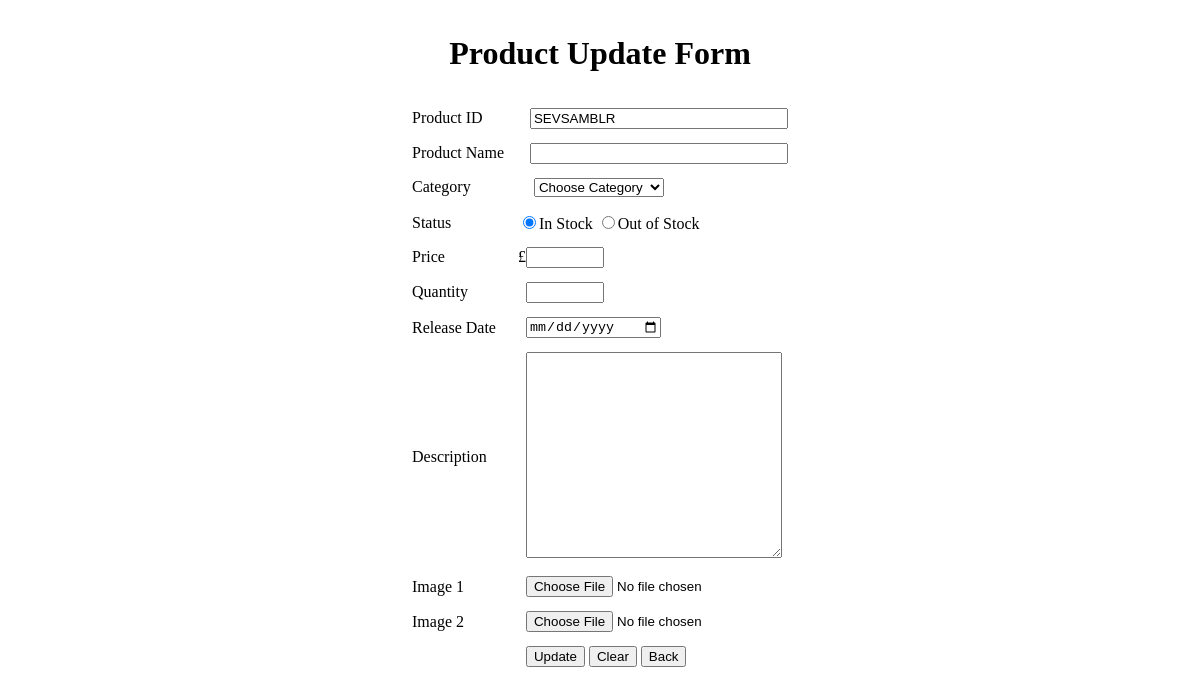
The app's page /product_update.php?product_id=SEVSAMBLR, older data.
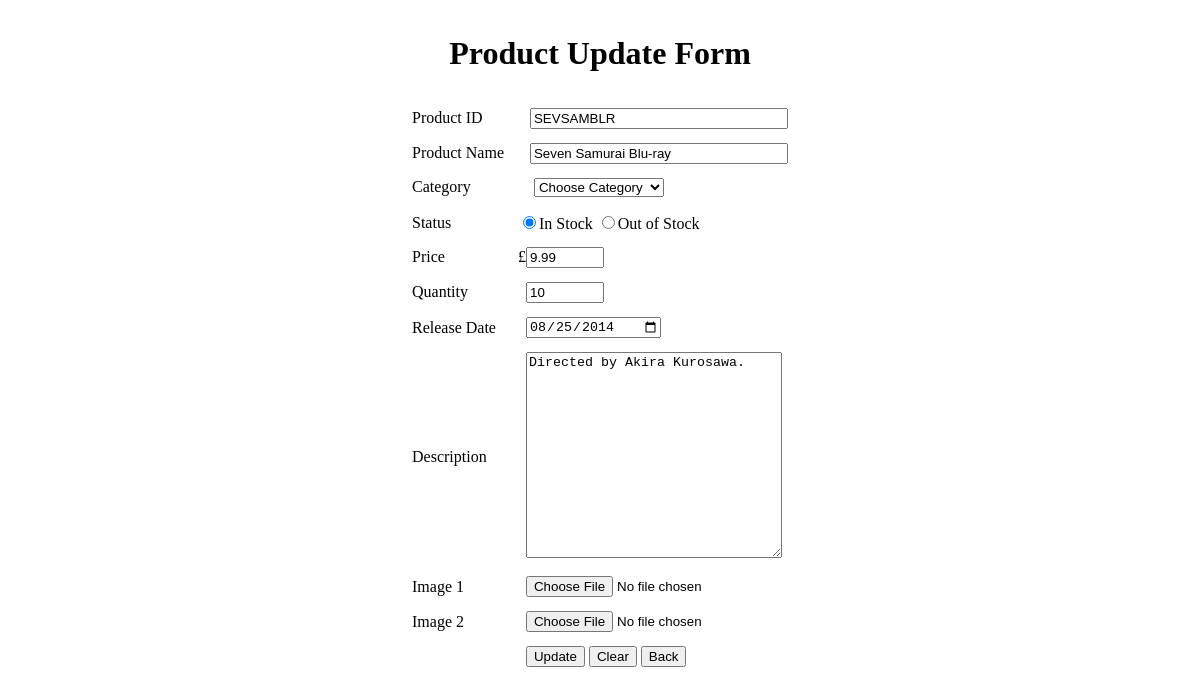
The same page, newer data.
### tables this page shows
CREATE TABLE `product` (
  `product_id` varchar(16) NOT NULL,
  `product_name` varchar(64) DEFAULT NULL,
  `product_price` decimal(16,2) DEFAULT NULL,
  `release_date` date DEFAULT NULL,
  `status` varchar(16) DEFAULT NULL,
  `image1` varchar(255) DEFAULT NULL,
  `image2` varchar(255) DEFAULT NULL,
  `description` varchar(255) DEFAULT NULL,
  `category_category_id` varchar(8) NOT NULL,
  `product_quantity` int(11) DEFAULT NULL
);

### product_update.php (the view, shortened to what this page needs)
<?php
	require ('include/connect.php');
	if (isset($_REQUEST['product_id']))
	{
		$productid=$_REQUEST['product_id'];
		$query="SELECT p.*,c.category_id
				FROM product p,category c
				WHERE product_id='$productid' AND c.category_id=p.category_category_id";
		$ret=mysqli_query($con,$query);
		$row=mysqli_fetch_array($ret);
		$txtproductname=$row['product_name'];
		$cbocategoryid=$row['category_category_id'];
		$txtprice=$row['product_price'];
		$txtquantity=$row['product_quantity'];
		$txtdescription=$row['description'];
		$releasedate=$row['release_date'];
		$image1=$row['image1'];
		$image2=$row['image2'];
	}
 ?>
 <!DOCTYPE html>
<html>
<head>
	<link rel="stylesheet" type="text/css" href="style.css">
</head>
<body>
	<form action="product_update.php" method="post" enctype="multipart/form-data">
	<table align="center" cellpadding="4">
	<tr>
		<td><h1>Product Update Form</h1></td>
	</tr>
	</table>
	<table align="center" cellpadding="6" >
	<tr>
		<td>Product ID</td>
		<td>&nbsp; &nbsp;<input type="text" name="txtproductid" value="<?php echo $productid ?>" style="width:250px";></td>
	</tr>
	<tr>
		<td>Product Name</td>
		<td>&nbsp; &nbsp;<input type="text" name="txtproductname" value="<?php echo $txtproductname ?>" style="width:250px";></td>
	</tr>
	<tr>
		<td>Category</td>
		<td>&nbsp; &nbsp;
			<select name="cbocategoryid" value="<?php echo $cbocategoryid ?>" style="width:130px";>
			<option>Choose Category</option>
			 ?></select>
		</td>
	</tr>
	<tr>
	<tr>
		<td>Status</td>
		<td>
			<input type="radio" name="rdostatus" value="In Stock" checked/>In Stock
			<input type="radio" name="rdostatus" value="Out of Stock"/>Out of Stock
		</td>
		</tr>
		<td>Price</td>
		<td>£<input type="number" name="txtprice" value="<?php echo $txtprice ?>" step="any" style="width:70px;"></td>
	</tr>
	<tr>
		<td>Quantity</td>
		<td>&nbsp;&nbsp;<input type="number" name="txtquantity" value="<?php echo $txtquantity ?>" style="width:70px";></td>
	</tr>
		<tr>
		<td>Release Date</td>
		<td>&nbsp;&nbsp;<input type="date" name="releasedate" value="<?php echo $releasedate ?>" style="width:130px";></td>
	</tr>
	<tr>
		<td>Description</td>
		<td>&nbsp;&nbsp;<textarea name="txtdescription" class="search" style="width:250px; height:200px;"><?php echo $txtdescription ?></textarea></td>
	</tr>
	<tr>
		<td>Image 1</td>
		<td>&nbsp;&nbsp;<input type="file" name="txtimage1" value="<?php echo $image1 ?>"></td>
	</tr>
	<tr>
		<td>Image 2</td>
		<td>&nbsp;&nbsp;<input type="file" name="txtimage2" value="<?php echo $image2 ?>"></td>
	</tr>
	<tr>
		<td></td>
		<td>&nbsp;
			<input type="submit" name="btnupdate" value="Update"/>
			<input type="reset" value="Clear">
			<a href="product_listing.php"><input type="button" value="Back" ></a>
		</td>
	</tr>
</table>
</form>
</body>
</html>

Row changes from the older to the newer data that the page shows:
added product: txtproductname "Seven Samurai Blu-ray", cbocategoryid "Choose Category", txtprice "9.99", txtquantity "10", releasedate "08/25/2014", txtdescription "Directed by Akira Kurosawa."
Text that changed along with them:
form field cbocategoryid: "Choose Category" → (not shown)
